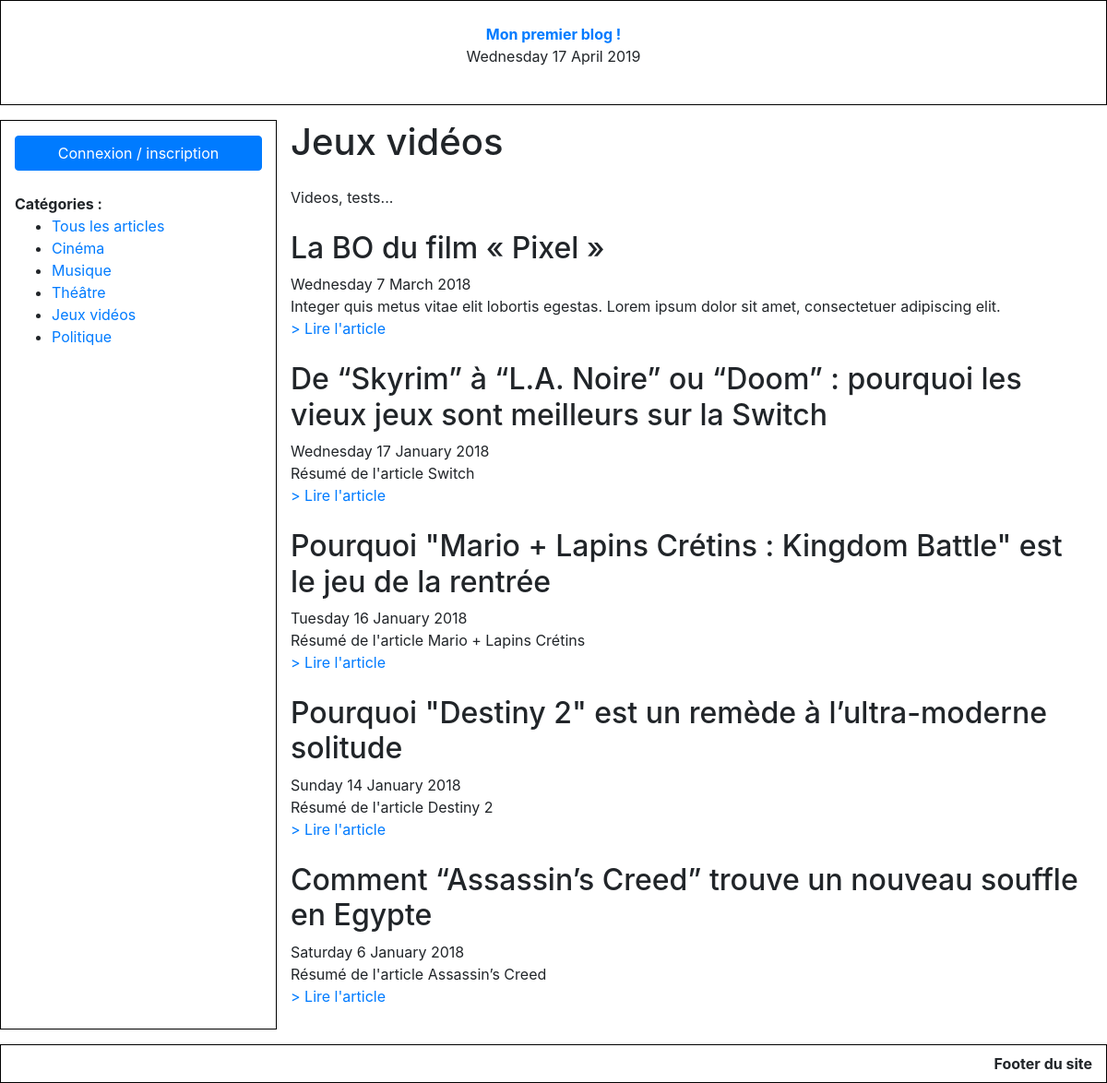
/article_list.php?category_id=4, run on the app's committed database.
### tables this page shows
CREATE TABLE IF NOT EXISTS `category` (
  `id` int(11) NOT NULL AUTO_INCREMENT,
  `name` varchar(255) NOT NULL,
  `description` text NOT NULL,
  `image` varchar(255) DEFAULT NULL,
  PRIMARY KEY (`id`)
);

CREATE TABLE IF NOT EXISTS `article_category` (
  `id` int(11) NOT NULL AUTO_INCREMENT,
  `article_id` int(11) NOT NULL,
  `category_id` int(11) NOT NULL,
  PRIMARY KEY (`id`)
);

CREATE TABLE IF NOT EXISTS `article` (
  `id` int(11) NOT NULL AUTO_INCREMENT,
  `title` varchar(255) NOT NULL,
  `published_at` date NOT NULL,
  `content` longtext NOT NULL,
  `summary` text NOT NULL,
  `is_published` tinyint(1) NOT NULL DEFAULT '1',
  `image` varchar(255) DEFAULT NULL,
  PRIMARY KEY (`id`)
);

### article_list.php (the view, shortened to what this page needs)
<?php require_once 'tools/common.php';
$db = connect();
if (isset($_GET['category_id'])) {
	$queryArticles = $db->prepare('SELECT ac.*, a.title as title, a.published_at as published_at, a.summary as summary, a.id as id
	  FROM article_category ac
	  JOIN article a
	  ON ac.article_id = a.id
	  WHERE category_id= ? AND published_at <= NOW()
	  ORDER BY published_at DESC ');
	$queryArticles->execute( array( $_GET['category_id'] ) );
	$queryCategory = $db->prepare('SELECT * FROM category WHERE id = ?');
	$queryCategory->execute( array( $_GET['category_id'] ) );
	$selectedCategory = $queryCategory->fetch();
}
$articles = $queryArticles->fetchAll();
?>
<!DOCTYPE html>
<html>
 <head>
   <?php require 'partials/head_assets.php'; ?>
 </head>
 <body class="article-list-body">
	<div class="container-fluid">
		<?php require 'partials/header.php'; ?>
		<div class="row my-3 article-list-content">
			<?php require('partials/nav.php'); ?>
			<main class="col-9">
				<section class="all_articles">
					<header>
						<?php if(isset($_GET['category_id'])): ?>
						<h1 class="mb-4"><?php echo $selectedCategory['name']; ?></h1>
						<?php else: ?>
						<h1 class="mb-4">Tous les articles :</h1>
						<?php endif; ?>
					</header>
                    <div class="category-description mb-4">
					<?php if(isset($_GET['category_id'])): ?>
					<?php echo $selectedCategory['description']; ?>
					</div>
					<?php endif; ?>
					<?php if(count($articles) > 0): ?>
						<?php foreach($articles as $key => $article): ?>
							<?php if( !isset($_GET['category_id']) OR ( isset($_GET['category_id']) AND $article['category_id'] == $_GET['category_id'] ) ): ?>
							<article class="mb-4">
								<h2><?php echo $article['title']; ?></h2>
								<span class="article-date">
									<?php echo strftime("%A %e %B %Y", strtotime($article['published_at'])); ?>
								</span>
								<div class="article-content">
									<?php echo $article['summary']; ?>
								</div>
								<a href="article.php?article_id=<?php echo $article['id']; ?>">> Lire l'article</a>
							</article>
							<?php endif; ?>
						<?php endforeach; ?>
					<?php else: ?>
						aucun article
					<?php endif; ?>
				</section>
			</main>
		</div>
		<?php require 'partials/footer.php'; ?>
	</div>
 </body>
</html>

### partials/nav.php
<?php
    $db = connect();
	$query = $db->query('SELECT * FROM category');
	$categories = $query->fetchAll();
?>
<nav class="col-3 py-2 categories-nav">
	<?php if(isset($_SESSION['user'])): ?>
	<p class="h2 text-center">Salut <?= $_SESSION['user']['firstname']; ?> !</p>
	<p>
		<a class="d-block btn btn-danger mb-4 mt-2" href="index.php?logout">Déconnexion</a>
		<?php if($_SESSION['user']['is_admin'] == 1): ?>
		<a class="d-block btn btn-warning mb-4 mt-2" href="admin/index.php">Administration</a>
		<?php endif; ?>
	</p>
	<?php else: ?>
	<a class="d-block btn btn-primary mb-4 mt-2" href="login-register.php">Connexion / inscription</a>
	<?php endif; ?>
	<b>Catégories :</b>
	<ul>
		<li><a href="article_list.php">Tous les articles</a></li>
		<?php foreach($categories as $category): ?>
		<li><a href="article_list.php?category_id=<?= $category['id']; ?>"><?= $category['name']; ?></a></li>
		<?php endforeach; ?>
	</ul>
</nav>

### css/main.css (style rules this page uses)
.main-header, .categories-nav, footer { border:1px solid black; }

### data on the page
category: name "Cinéma"
category: name "Musique"
category: name "Théâtre"
category: name "Jeux vidéos", description "Videos, tests..."
category: name "Politique"
article_category: article.title "La BO du film « Pixel »", article.published_at "Wednesday 7 March 2018", article.summary "Integer quis metus vitae elit lobortis egestas. Lorem ipsum dolor sit amet, consectetuer adipiscing elit."
article_category: article.title "De “Skyrim” à “L.A. Noire” ou “Doom” : pourquoi les vieux jeux sont meilleurs sur la Switch", article.published_at "Wednesday 17 January 2018", article.summary "Résumé de l'article Switch"
article_category: article.title "Pourquoi \"Mario + Lapins Crétins : Kingdom Battle\" est le jeu de la rentrée", article.published_at "Tuesday 16 January 2018", article.summary "Résumé de l'article Mario + Lapins Crétins"
article_category: article.title "Pourquoi \"Destiny 2\" est un remède à l’ultra-moderne solitude", article.published_at "Sunday 14 January 2018", article.summary "Résumé de l'article Destiny 2"
article_category: article.title "Comment “Assassin’s Creed” trouve un nouveau souffle en Egypte", article.published_at "Saturday 6 January 2018", article.summary "Résumé de l'article Assassin’s Creed"

### other printed values
strftime("%A %e %B %Y") "Wednesday 17 April 2019"
